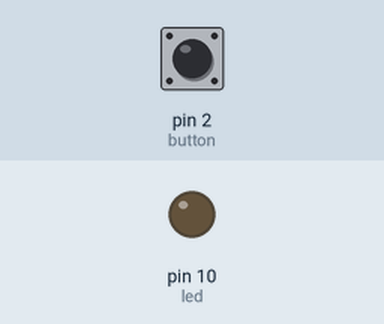
This sketch was run on a simulated Arduino Uno, built with avr-gcc and run on an emulated ATmega328P. Shown: output pins drawn as LEDs (lit = HIGH). The inputs (shaded band) are chosen by the test bench; at power-on: pin 2 (button) LOW.

Above: at 1.2 s.
1.3 s: pin 2 (button) pulled HIGH for 0.15 s
At 1.4 s:
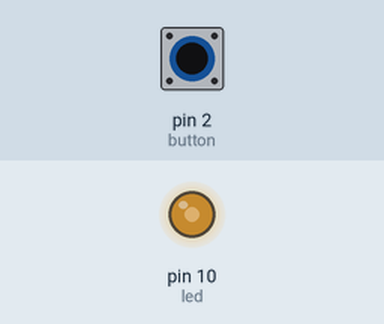
3.0 s: pin 2 (button) pulled HIGH for 1 s
At 4.9 s:
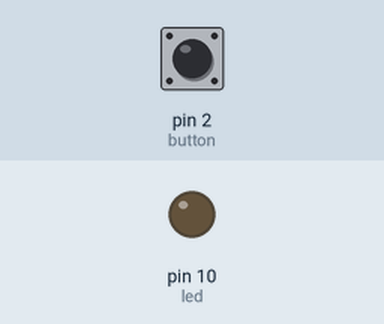
5.5 s: pin 2 (button) pulled HIGH for 3.2 s
At 6.0 s:
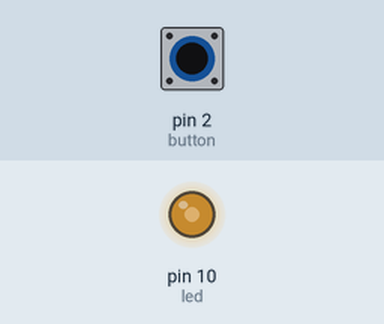
Timing chart, 0 to 10.2 s (numbered marks = the images above; inputs shaded):
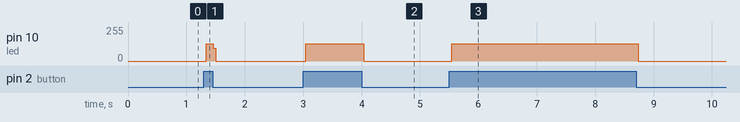

Measured:
- after the input at 1.3 s, pin 10 (led): 0/255 → 128/255 at once, → 0/255 0.12 s later
- after the input at 3.0 s, pin 10 (led): 0/255 → 128/255 at once, → 0/255 1.0 s later
- after the input at 5.5 s, pin 10 (led): 0/255 → 128/255 at once, → 0/255 3.2 s later

The sketch:

isr_led_on_1_delay.ino
```cpp
const int led=10, button=2;
volatile byte state=LOW;
void setup() {
  // put your setup code here, to run once:
  pinMode(led,OUTPUT);
  pinMode(button,INPUT);
}

void loop() {
  // put your main code here, to run repeatedly:
  if(digitalRead(button)==HIGH)
    {state=!(state);
    }
    digitalWrite(led,state);
}
```
